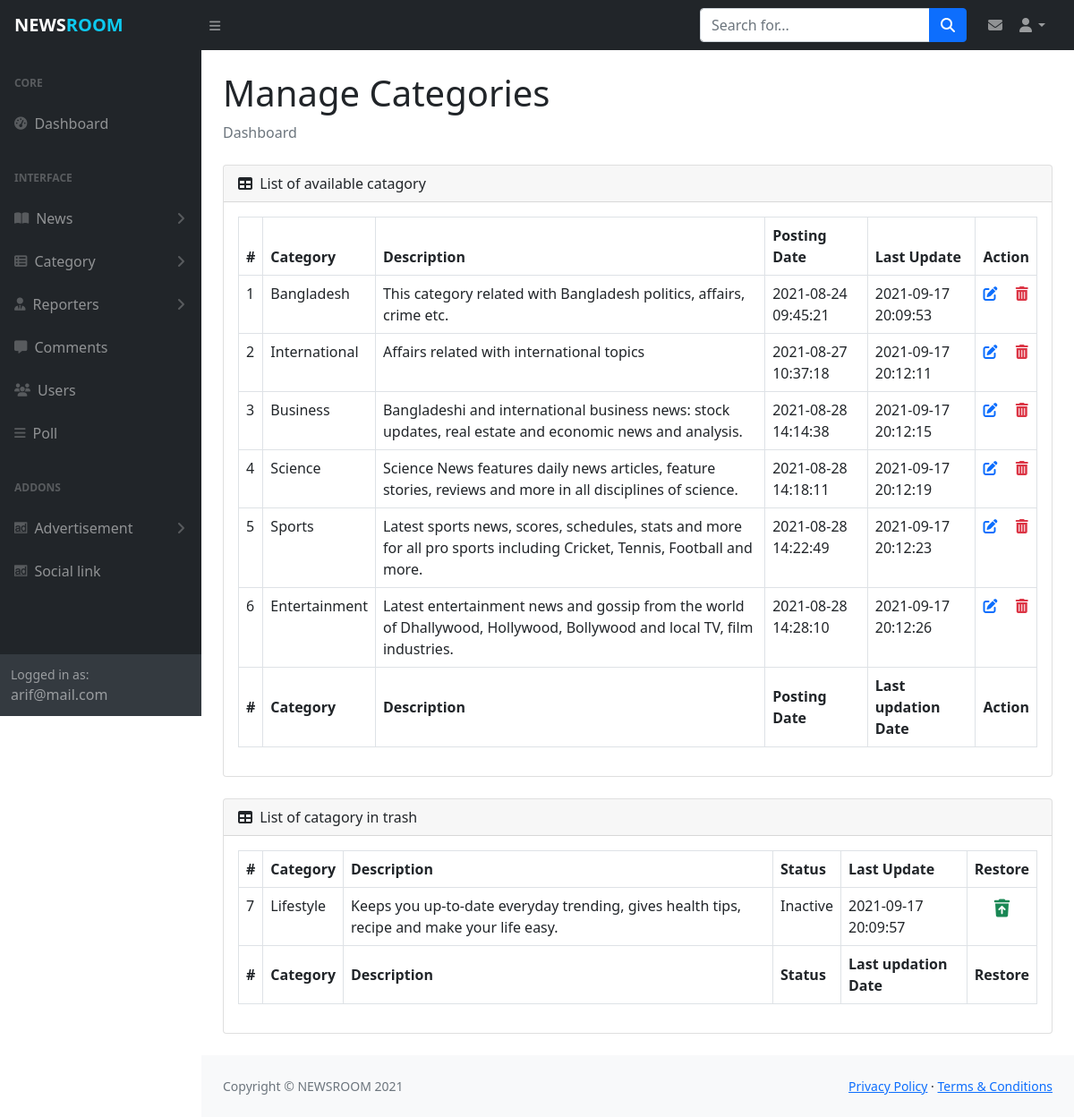
The page /admin/manage_category.php (signed in) on the database its author committed.
### tables this page shows
CREATE TABLE `myadmin` (
  `id` int(11) NOT NULL,
  `admin_name` varchar(30) DEFAULT NULL,
  `admin_mail` varchar(30) NOT NULL,
  `admin_pass` varchar(80) NOT NULL,
  `created_date` timestamp NOT NULL DEFAULT current_timestamp(),
  `updated_date` timestamp NULL DEFAULT NULL ON UPDATE current_timestamp()
);

CREATE TABLE `mycategory` (
  `id` int(11) NOT NULL,
  `cat_name` varchar(30) NOT NULL,
  `cat_detail` varchar(300) DEFAULT NULL,
  `is_active` int(1) DEFAULT NULL,
  `created_date` timestamp NOT NULL DEFAULT current_timestamp(),
  `updated_date` timestamp NULL DEFAULT NULL ON UPDATE current_timestamp()
);

### admin/manage_category.php (the view, shortened to what this page needs)
<?php include_once('includes/header.php');?>
<?php
$sql="SELECT * FROM mycategory WHERE is_active='1'";
$result=$db_config->query($sql);
?>
                <main>
                    <div class="container-fluid px-4">
                        <h1 class="mt-4">Manage Categories</h1>
                        <ol class="breadcrumb mb-4">
                            <li class="breadcrumb-item active">Dashboard</li>
                        </ol>
                        <div class="card mb-4">
                            <div class="card-header">
                                <i class="fas fa-table me-1"></i>
                                List of available catagory
                            </div>
                            <div class="card-body table-responsive">
                                <table id="datatablesSimple" class="table table-bordered">
                                    <thead>
                                        <tr>
                                            <th>#</th>
                                            <th>Category</th>
                                            <th>Description</th>
                                            <th>Posting Date</th>
                                            <th>Last Update</th>
                                            <th>Action</th>
                                        </tr>
                                    </thead>
                                    <tfoot>
                                        <tr>
                                            <th>#</th>
                                            <th>Category</th>
                                            <th>Description</th>
                                            <th>Posting Date</th>
                                            <th>Last updation Date</th>
                                            <th>Action</th>
                                        </tr>
                                    </tfoot>
                                    <tbody>
                                        <?php
                                        while ($data=$result->fetch_assoc()) { ?>
                                        <tr>
                                            <td><?php echo $data["id"]?></td>
                                            <td><?php echo $data["cat_name"]?></td>
                                            <td><?php echo $data["cat_detail"]?></td>
                                            <td><?php echo $data["created_date"]?></td>
                                            <td><?php echo $data["updated_date"]?></td>
                                            <td>
                                                <a href="update_category.php?id=<?php echo $data['id']?>" class="me-3"><i class="fas fa-edit"></i></a>
                                                <a href="includes/process.php?action=cat_del&id=<?php echo $data['id']?>" class="text-danger" onclick='return confirm("Are you sure, to move in trash")'>
                                                    <i class='fas fa-trash-alt'></i>
                                                </a>
                                            </td>
                                        </tr>
                                        <?php } ?>
                                    </tbody>
                                </table>
                            </div>
                        </div>
                        <div class="card mb-4">
                            <div class="card-header">
                                <i class="fas fa-table me-1"></i>
                                List of catagory in trash
                            </div>
                            <div class="card-body table-responsive">
                                <table id="datatablesSimple" class="table table-bordered">
                                    <thead>
                                        <tr>
                                            <th>#</th>
                                            <th>Category</th>
                                            <th>Description</th>
                                            <th>Status</th>
                                            <th>Last Update</th>
                                            <th>Restore</th>
                                        </tr>
                                    </thead>
                                    <tfoot>
                                        <tr>
                                            <th>#</th>
                                            <th>Category</th>
                                            <th>Description</th>
                                            <th>Status</th>
                                            <th>Last updation Date</th>
                                            <th>Restore</th>
                                        </tr>
                                    </tfoot>
                                    <tbody>
                                        <?php
                                        $sql="SELECT * FROM mycategory WHERE is_active='0'";
                                        $result=$db_config->query($sql);
                                        while ($data=$result->fetch_assoc()) { ?>
                                        <tr>
                                            <td><?php echo $data["id"]?></td>
                                            <td><?php echo $data["cat_name"]?></td>
                                            <td><?php echo $data["cat_detail"]?></td>
                                            <td>Inactive</td>
                                            <td><?php echo $data["updated_date"]?></td>
                                            <td class="text-center">
                                                <a href="includes/process.php?action=cat_store&id=<?php echo $data['id']?>" class="text-success fs-5" onclick='return confirm("Are you sure to restore selected category?")'><i class="fas fa-trash-restore"></i></a>
                                            </td>
                                        </tr>
                                        <?php } ?>
                                    </tbody>
                                </table>
                            </div>
                        </div>
                    </div>
                </main>
<?php include_once('includes/footer.php');?>

### admin/includes/header.php (shortened to what this page needs)
<?php
    include_once('config.php');
    $sql= "SELECT admin_name, admin_mail FROM myadmin";
    $result= $db_config->query($sql);
    $data= $result->fetch_object();
?>
<!DOCTYPE html>
<html lang="en">
    <head>
        <link href="https://cdn.jsdelivr.net/npm/simple-datatables@latest/dist/style.css" rel="stylesheet" />
        <link href="https://cdn.jsdelivr.net/npm/bootstrap@5.1.0/dist/css/bootstrap.min.css" rel="stylesheet">
        <link href="https://cdn.jsdelivr.net/npm/summernote@0.8.18/dist/summernote-lite.min.css" rel="stylesheet">
        <link rel="stylesheet" href="js/styles.css?v=<?php echo time();?>">
    </head>
    <body class="sb-nav-fixed">
        <nav class="sb-topnav navbar navbar-expand navbar-dark bg-dark">
            <a class="navbar-brand ps-3 fw-bold" href="dashboard.php">NEWS<span class="text-info">ROOM</span></a>
            <button class="btn btn-link btn-sm order-1 order-lg-0 me-4 me-lg-0" id="sidebarToggle" href="#!"><i class="fas fa-bars"></i></button>
            <form class="d-none d-md-inline-block form-inline ms-auto me-0 me-md-3 my-2 my-md-0">
                <div class="input-group">
                    <input class="form-control" type="text" placeholder="Search for..." aria-label="Search for..." aria-describedby="btnNavbarSearch" />
                    <button class="btn btn-primary" id="btnNavbarSearch" type="button"><i class="fas fa-search"></i></button>
                </div>
            </form>
            <div class="mx-2">
                <a href="manage_massages.php" class="text-decoration-none text-white-50">
                    <i class="fas fa-envelope"></i>
                </a>
            </div>
            <ul class="navbar-nav ms-auto ms-md-0 me-3 me-lg-4">
                <li class="nav-item dropdown">
                    <a class="nav-link dropdown-toggle" id="navbarDropdown" href="#" role="button" data-bs-toggle="dropdown" aria-expanded="false"><i class="fas fa-user fa-fw"></i></a>
                </li>
            </ul>
        </nav>
        <div id="layoutSidenav">
            <div id="layoutSidenav_nav">
                <nav class="sb-sidenav accordion sb-sidenav-dark" id="sidenavAccordion">
                    <div class="sb-sidenav-menu">
                        <div class="nav">
                            <div class="sb-sidenav-menu-heading">Core</div>
                            <a class="nav-link" href="dashboard.php">
                                <div class="sb-nav-link-icon"><i class="fas fa-tachometer-alt"></i></div>
                                Dashboard
                            </a>
                            <div class="sb-sidenav-menu-heading">Interface</div>
                            <a class="nav-link collapsed" href="#" data-bs-toggle="collapse" data-bs-target="#collapseLayouts" aria-expanded="false" aria-controls="collapseLayouts">
                                <div class="sb-nav-link-icon"><i class="fas fa-book-open"></i></div>
                                News
                                <div class="sb-sidenav-collapse-arrow"><i class="fas fa-angle-down"></i></div>
                            </a>
                            <a class="nav-link collapsed" href="#" data-bs-toggle="collapse" data-bs-target="#collapsePages" aria-expanded="false" aria-controls="collapsePages">
                                <div class="sb-nav-link-icon"><i class="fas fa-th-list"></i></div>
                                Category
                                <div class="sb-sidenav-collapse-arrow"><i class="fas fa-angle-down"></i></div>
                            </a>
                            <a class="nav-link collapsed" href="#" data-bs-toggle="collapse" data-bs-target="#collapseReporter" aria-expanded="false" aria-controls="collapseLayouts">
                                <div class="sb-nav-link-icon"><i class="fas fa-user-tie"></i></div>
                                Reporters
                                <div class="sb-sidenav-collapse-arrow"><i class="fas fa-angle-down"></i></div>
                            </a>
                            <a class="nav-link" href="manage_comments.php">
                                <div class="sb-nav-link-icon"><i class="fas fa-comment-alt"></i></div>
                                Comments
                            </a>
                            <a class="nav-link" href="manage_users.php">
                                <div class="sb-nav-link-icon"><i class="fas fa-users"></i></div>
                                Users
                            </a>
                            <a class="nav-link" href="add_poll.php">
                                <div class="sb-nav-link-icon"><i class="fas fa-bars"></i></div>
                                Poll
                            </a>
                            <div class="sb-sidenav-menu-heading">Addons</div>
                            <a class="nav-link collapsed" href="#" data-bs-toggle="collapse" data-bs-target="#collapsead" aria-expanded="false" aria-controls="collapseLayouts">
                                <div class="sb-nav-link-icon"><i class="fab fa-adversal"></i></div>
                                Advertisement
                                <div class="sb-sidenav-collapse-arrow"><i class="fas fa-angle-down"></i></div>
                            </a>
                            <a class="nav-link" href="manage_social_link.php">
                                <div class="sb-nav-link-icon"><i class="fab fa-adversal"></i></div>
                                Social link
                            </a>
                        </div>
                    </div>
                    <div class="sb-sidenav-footer">
                        <div class="small">Logged in as:</div>
                        <?php echo $data->admin_mail ?>
                    </div>
                </nav>
            </div>
            <div id="layoutSidenav_content">

### admin/js/styles.css (style rules this page uses)
.fixed-top, .sb-nav-fixed #layoutSidenav #layoutSidenav_nav, .sb-nav-fixed .sb-topnav { position: fixed; top: 0; right: 0; left: 0; z-index: 1030; }
#layoutSidenav { display: flex; }
#layoutSidenav #layoutSidenav_nav { flex-basis: 225px; flex-shrink: 0; transition: transform 0.15s ease-in-out; z-index: 1038; transform: translateX(-225px); }
#layoutSidenav #layoutSidenav_content { position: relative; display: flex; flex-direction: column; justify-content: space-between; min-width: 0; flex-grow: 1; min-height: calc(100vh - 56px); margin-left: -225px; }
.sb-topnav { padding-left: 0; height: 56px; z-index: 1039; }
.sb-topnav .navbar-brand { width: 225px; margin: 0; }
.sb-topnav.navbar-dark #sidebarToggle { color: rgba(255, 255, 255, 0.5); }
@media (min-width: 992px) { #layoutSidenav #layoutSidenav_nav { transform: translateX(0); } }
@media (min-width: 992px) { #layoutSidenav #layoutSidenav_content { margin-left: 0; transition: margin 0.15s ease-in-out; } }
.sb-nav-fixed .sb-topnav { z-index: 1039; }
.sb-nav-fixed #layoutSidenav #layoutSidenav_nav { width: 225px; height: 100vh; z-index: 1038; }
.sb-nav-fixed #layoutSidenav #layoutSidenav_nav .sb-sidenav { padding-top: 56px; }
.sb-nav-fixed #layoutSidenav #layoutSidenav_nav .sb-sidenav .sb-sidenav-menu { overflow-y: auto; }
.sb-nav-fixed #layoutSidenav #layoutSidenav_content { padding-left: 225px; top: 56px; }
.nav .nav-link .sb-nav-link-icon, .sb-sidenav-menu .nav-link .sb-nav-link-icon { margin-right: 0.5rem; }
.sb-sidenav { display: flex; flex-direction: column; height: 100%; flex-wrap: nowrap; }
.sb-sidenav .sb-sidenav-menu { flex-grow: 1; }
.sb-sidenav .sb-sidenav-menu .nav { flex-direction: column; flex-wrap: nowrap; }
.sb-sidenav .sb-sidenav-menu .nav .sb-sidenav-menu-heading { padding: 1.75rem 1rem 0.75rem; font-size: 0.75rem; font-weight: bold; text-transform: uppercase; }
.sb-sidenav .sb-sidenav-menu .nav .nav-link { display: flex; align-items: center; padding-top: 0.75rem; padding-bottom: 0.75rem; position: relative; }
.sb-sidenav .sb-sidenav-menu .nav .nav-link .sb-nav-link-icon { font-size: 0.9rem; }
.sb-sidenav .sb-sidenav-menu .nav .nav-link .sb-sidenav-collapse-arrow { display: inline-block; margin-left: auto; transition: transform 0.15s ease; }
.sb-sidenav .sb-sidenav-menu .nav .nav-link.collapsed .sb-sidenav-collapse-arrow { transform: rotate(-90deg); }
.sb-sidenav .sb-sidenav-footer { padding: 0.75rem; flex-shrink: 0; }
.sb-sidenav-dark { background-color: #212529; color: rgba(255, 255, 255, 0.5); }
.sb-sidenav-dark .sb-sidenav-menu .sb-sidenav-menu-heading { color: rgba(255, 255, 255, 0.25); }
.sb-sidenav-dark .sb-sidenav-menu .nav-link { color: rgba(255, 255, 255, 0.5); }
.sb-sidenav-dark .sb-sidenav-menu .nav-link .sb-nav-link-icon { color: rgba(255, 255, 255, 0.25); }
.sb-sidenav-dark .sb-sidenav-menu .nav-link .sb-sidenav-collapse-arrow { color: rgba(255, 255, 255, 0.25); }
.sb-sidenav-dark .sb-sidenav-footer { background-color: #343a40; }
small, .small { font-size: 0.875em; }

### rows shown on the page
myadmin: admin_mail "arif@mail.com"
mycategory: id "1", cat_name "Bangladesh", cat_detail "This category related with Bangladesh politics, affairs, crime etc.", created_date "2021-08-24 09:45:21", updated_date "2021-09-17 20:09:53"
mycategory: id "2", cat_name "International", cat_detail "Affairs related with international topics", created_date "2021-08-27 10:37:18", updated_date "2021-09-17 20:12:11"
mycategory: id "3", cat_name "Business", cat_detail "Bangladeshi and international business news: stock updates, real estate and economic news and analysis.", created_date "2021-08-28 14:14:38", updated_date "2021-09-17 20:12:15"
mycategory: id "4", cat_name "Science", cat_detail "Science News features daily news articles, feature stories, reviews and more in all disciplines of science.", created_date "2021-08-28 14:18:11", updated_date "2021-09-17 20:12:19"
mycategory: id "5", cat_name "Sports", cat_detail "Latest sports news, scores, schedules, stats and more for all pro sports including Cricket, Tennis, Football and more.", created_date "2021-08-28 14:22:49", updated_date "2021-09-17 20:12:23"
mycategory: id "6", cat_name "Entertainment", cat_detail "Latest entertainment news and gossip from the world of Dhallywood, Hollywood, Bollywood and local TV, film industries.", created_date "2021-08-28 14:28:10", updated_date "2021-09-17 20:12:26"
mycategory: id "7", cat_name "Lifestyle", cat_detail "Keeps you up-to-date everyday trending, gives health tips, recipe and make your life easy.", updated_date "2021-09-17 20:09:57"
